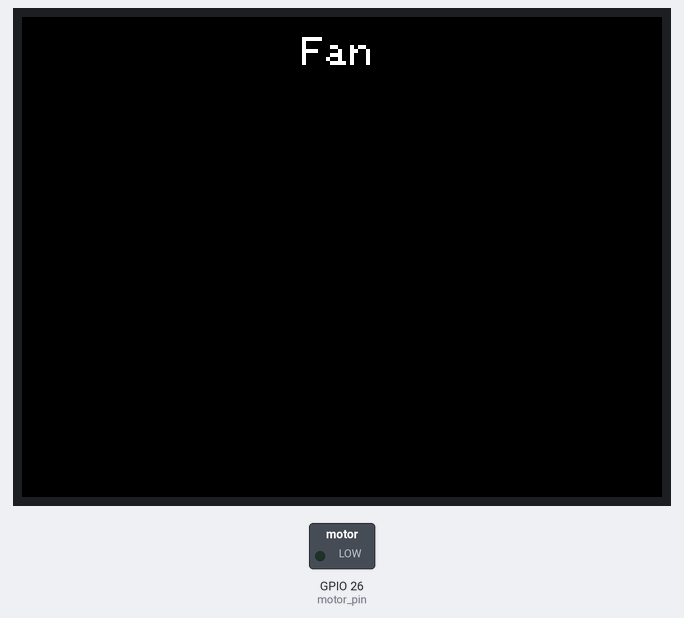
Bench run of a sketch on a simulated ESP32. Shown: 320×240 colour display, switched loads named in the sketch (green lamp = pin HIGH).

Above: at 0.2 s.
At 0.45 s:
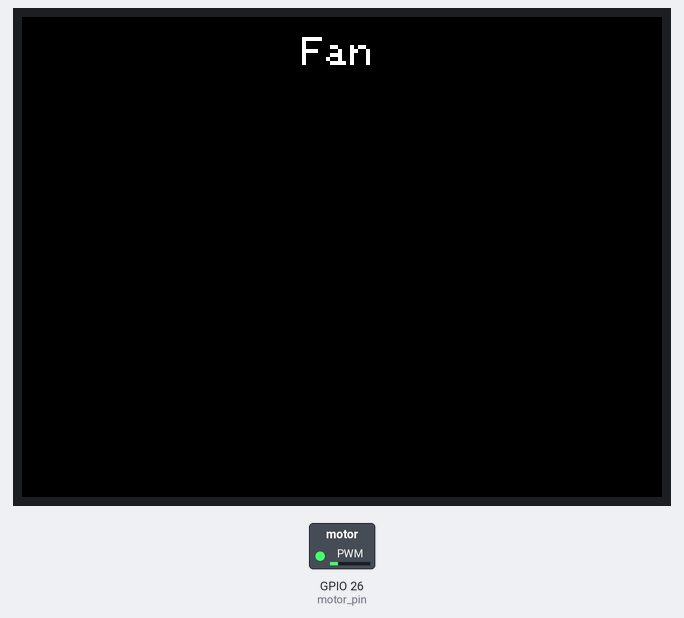
At 0.75 s:
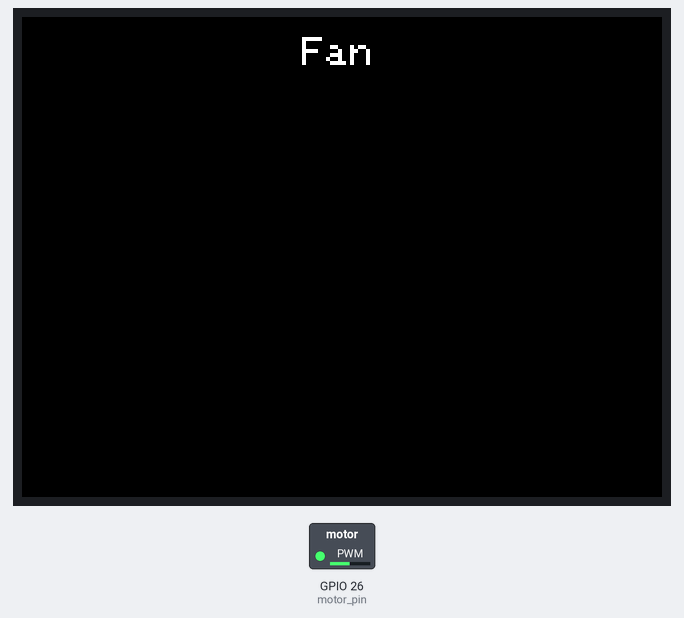
Timing chart, 0 to 3.2 s (numbered marks = the images above):
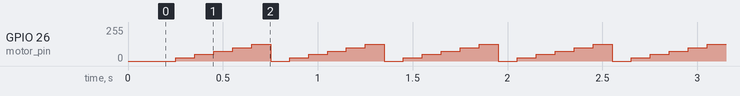

Measured:
- by itself, GPIO 26 (motor_pin): repeats every 0.60 s: 50/255 0.10 s, 75/255 0.10 s, 100/255 0.10 s, 125/255 0.10 s, 0/255 0.10 s, 25/255 0.10 s

The sketch:

fan_sample.ino
```cpp
#include <M5Stack.h>

#define motor_pin 26

int freq = 10000;
int ledChannel = 0;
int resolution = 10;
void setup() {
  M5.begin(); //Init M5Stack.  初始化M5Stack
  M5.Power.begin(); //Init power  初始化电源模块
  M5.lcd.setTextSize(2);  //Set the text size to 2.  设置文字大小为2
  M5.Lcd.setCursor(140, 10); //Set the cursor at (140,10).  将光标设置在(140,10)处
  M5.Lcd.println("Fan");

  ledcSetup(ledChannel, freq, resolution);
  //Sets the frequency and number of counts corresponding to the channel.  设置通道对应的频率和计数位数

  ledcAttachPin(motor_pin, ledChannel);
  //Binds the specified channel to the specified I/O port for output.  将指定通道绑定到指定 IO 口上以实现输出
}

void loop() {
  for (int i=0; i<513; i+=100) {
      ledcWrite(ledChannel, i);
      delay(100);
    }
}
```
